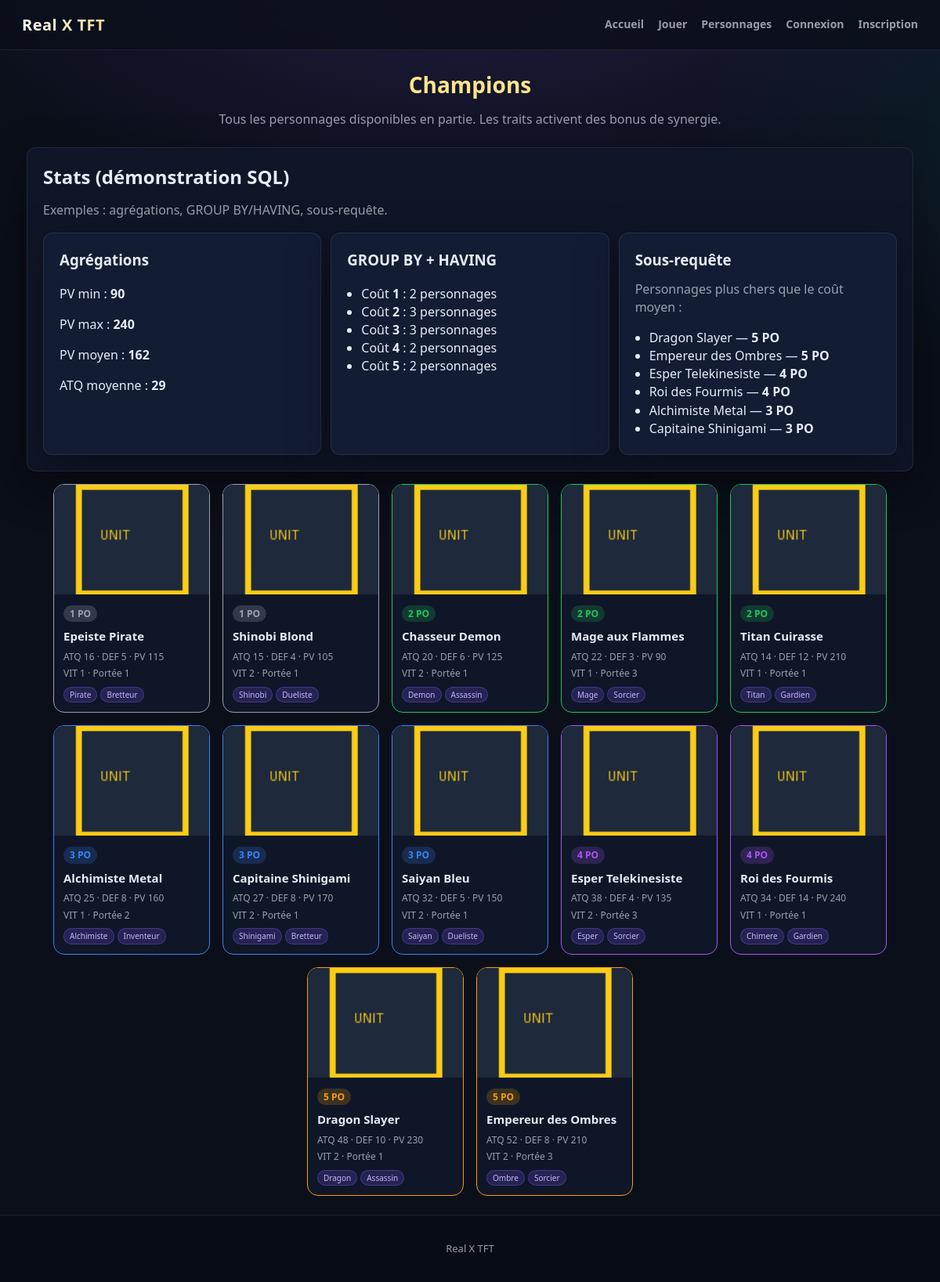
Screenshot of /personnages.php with the database file from the repository.
### tables this page shows
CREATE TABLE personnage (
    id INT AUTO_INCREMENT PRIMARY KEY,
    nom VARCHAR(80) NOT NULL,
    cout INT NOT NULL DEFAULT 1,
    attaque INT NOT NULL DEFAULT 10,
    defense INT NOT NULL DEFAULT 5,
    pv INT NOT NULL DEFAULT 100,
    vitesse INT NOT NULL DEFAULT 1,
    portee INT NOT NULL DEFAULT 1,
    origine VARCHAR(80) NOT NULL DEFAULT 'Libre',
    classe VARCHAR(80) NOT NULL DEFAULT 'Combattant',
    icone VARCHAR(255) DEFAULT 'default.png'
);

### personnages.php (the view, shortened to what this page needs)
<?php
include("includes/connexion.php");
include("includes/header.php");
$resultat = mysqli_query($connexion, "SELECT * FROM personnage ORDER BY cout ASC, nom ASC");
$resGroupHaving = mysqli_query(
    $connexion,
    "SELECT cout, COUNT(*) AS nb_personnages
     FROM personnage
     GROUP BY cout
     HAVING COUNT(*) >= 2
     ORDER BY cout"
);
$resAgg = mysqli_query(
    $connexion,
    "SELECT MIN(pv) AS pv_min, MAX(pv) AS pv_max, AVG(pv) AS pv_moyen, AVG(attaque) AS attaque_moyenne
     FROM personnage"
);
$agg = $resAgg ? mysqli_fetch_assoc($resAgg) : null;
$resSub = mysqli_query(
    $connexion,
    "SELECT id, nom, cout
     FROM personnage
     WHERE cout > (SELECT AVG(cout) FROM personnage)
     ORDER BY cout DESC, nom"
);
?>
<h1 class="page-title">Champions</h1>
<p style="text-align:center;color:var(--muted);margin:-12px 0 24px;">Tous les personnages disponibles en partie. Les traits activent des bonus de synergie.</p>
<section class="panel" style="margin-bottom:16px;">
    <h2 style="margin-top:0;">Stats (démonstration SQL)</h2>
    <p style="color:var(--muted);margin-top:-6px;">Exemples : agrégations, GROUP BY/HAVING, sous-requête.</p>
    <div style="display:grid;gap:12px;grid-template-columns:repeat(auto-fit,minmax(240px,1fr));">
        <div class="panel" style="background:var(--bg-panel-2);">
            <h3 style="margin-top:0;">Agrégations</h3>
            <?php if ($agg) { ?>
                <p>PV min : <b><?php echo (int)$agg['pv_min']; ?></b></p>
                <p>PV max : <b><?php echo (int)$agg['pv_max']; ?></b></p>
                <p>PV moyen : <b><?php echo (int)round((float)$agg['pv_moyen']); ?></b></p>
                <p>ATQ moyenne : <b><?php echo (int)round((float)$agg['attaque_moyenne']); ?></b></p>
            <?php } else { ?>
                <p class="error">Erreur requête agrégations.</p>
            <?php } ?>
        </div>
        <div class="panel" style="background:var(--bg-panel-2);">
            <h3 style="margin-top:0;">GROUP BY + HAVING</h3>
            <?php if ($resGroupHaving) { ?>
                <ul style="margin:0;padding-left:18px;">
                    <?php while ($r = mysqli_fetch_assoc($resGroupHaving)) { ?>
                        <li>Coût <b><?php echo (int)$r['cout']; ?></b> : <?php echo (int)$r['nb_personnages']; ?> personnages</li>
                    <?php } ?>
                </ul>
            <?php } else { ?>
                <p class="error">Erreur requête GROUP BY/HAVING.</p>
            <?php } ?>
        </div>
        <div class="panel" style="background:var(--bg-panel-2);">
            <h3 style="margin-top:0;">Sous-requête</h3>
            <p style="color:var(--muted);margin-top:-6px;">Personnages plus chers que le coût moyen :</p>
            <?php if ($resSub) { ?>
                <ul style="margin:0;padding-left:18px;max-height:140px;overflow:auto;">
                    <?php while ($r = mysqli_fetch_assoc($resSub)) { ?>
                        <li><?php echo htmlspecialchars($r['nom']); ?> — <b><?php echo (int)$r['cout']; ?> PO</b></li>
                    <?php } ?>
                </ul>
            <?php } else { ?>
                <p class="error">Erreur requête imbriquée.</p>
            <?php } ?>
        </div>
    </div>
</section>
<div class="cards">
<?php while ($p = mysqli_fetch_assoc($resultat)) { ?>
    <div class="champ-card cost-<?php echo (int)$p['cout']; ?>">
        <img src="uploads/<?php echo htmlspecialchars($p['icone']); ?>" alt="<?php echo htmlspecialchars($p['nom']); ?>">
        <div class="champ-body">
            <span class="champ-cost"><?php echo (int)$p['cout']; ?> PO</span>
            <h2><?php echo htmlspecialchars($p['nom']); ?></h2>
            <p>ATQ <?php echo (int)$p['attaque']; ?> · DEF <?php echo (int)$p['defense']; ?> · PV <?php echo (int)$p['pv']; ?></p>
            <p>VIT <?php echo (int)$p['vitesse']; ?> · Portée <?php echo (int)$p['portee']; ?></p>
            <div class="champ-traits">
                <span class="trait-tag"><?php echo htmlspecialchars($p['origine']); ?></span>
                <span class="trait-tag"><?php echo htmlspecialchars($p['classe']); ?></span>
            </div>
        </div>
    </div>
<?php } ?>
</div>
<?php include("includes/footer.php"); ?>

### includes/header.php (shortened to what this page needs)
<!DOCTYPE html>
<html lang="fr">
<head>
    <link rel="stylesheet" href="css/style.css">
</head>
<body>
<header class="topbar">
    <a class="logo" href="index.php">Real X TFT</a>
    <nav>
        <a href="index.php">Accueil</a>
        <a href="jeu.php">Jouer</a>
        <a href="personnages.php">Personnages</a>
        <?php if (isset($_SESSION['pseudo'])) { ?>
            <a href="logout.php">Déconnexion</a>
        <?php } else { ?>
            <a href="login.php">Connexion</a>
            <a href="inscription.php">Inscription</a>
        <?php } ?>
    </nav>
</header>
<main>

### includes/footer.php (shortened to what this page needs)
</main>
<footer class="footer">
    <p>Real X TFT</p>
</footer>
</body>
</html>

### css/style.css (style rules this page uses)
*, *::before, *::after { box-sizing: border-box; }
:root { --bg: #0b0f1a; --bg-panel: #0f1627; --bg-panel-2: #121c33; --border: rgba(148, 163, 184, 0.14); --text: #e6edf7; --muted: rgba(230, 237, 247, 0.64); --gold: #fbbf24; --gold-light: #fde68a; --hp: #ef4444; --xp: #60a5fa; --accent: #8b5cf6; --cost-1: #9ca3af; --cost-2: #22c55e; --cost-3: #3b82f6; --cost-4: #a855f7; --cost-5: #f59e0b; --board-green: #2d4a32; --board-green-2: #3a5c40; --radius: 12px; --font: "Segoe UI", system-ui, -apple-system, sans-serif; }
html { scroll-behavior: smooth; }
body { margin: 0; font-family: var(--font); background: radial-gradient(1200px 600px at 50% -80px, rgba(139, 92, 246, 0.18), transparent 60%), radial-gradient(1000px 600px at 120% 10%, rgba(34, 211, 238, 0.10), transparent 55%), var(--bg); color: var(--text); line-height: 1.45; min-height: 100vh; }
a { color: inherit; text-decoration: none; }
img { max-width: 100%; display: block; }
main { width: min(1180px, 100%); margin: 0 auto; padding: 24px; min-height: calc(100vh - 120px); }
.topbar { display: flex; align-items: center; justify-content: space-between; gap: 16px; padding: 0 28px; height: 64px; background: rgba(11, 15, 26, 0.78); border-bottom: 1px solid rgba(148, 163, 184, 0.12); position: sticky; top: 0; z-index: 100; backdrop-filter: blur(10px); }
.logo { font-weight: 800; font-size: 20px; letter-spacing: 0.5px; background: linear-gradient(135deg, #ffffff 10%, rgba(253, 230, 138, 0.95)); -webkit-background-clip: text; -webkit-text-fill-color: transparent; background-clip: text; }
nav { display: flex; flex-wrap: wrap; gap: 18px; }
nav a { color: var(--muted); font-size: 14px; font-weight: 650; transition: color 0.15s, opacity 0.15s; }
.footer { text-align: center; padding: 20px; color: var(--muted); background: #080c16; border-top: 1px solid var(--border); font-size: 13px; }
.panel { background: var(--bg-panel); border: 1px solid var(--border); border-radius: var(--radius); padding: 20px; box-shadow: 0 18px 55px rgba(0, 0, 0, 0.35); }
.page-title { text-align: center; color: var(--gold-light); font-size: 28px; margin: 0 0 24px; }
.cards { display: flex; flex-wrap: wrap; gap: 16px; justify-content: center; }
.champ-card { width: 200px; background: var(--bg-panel); border: 1px solid rgba(148, 163, 184, 0.18); border-radius: 14px; overflow: hidden; transition: transform 0.18s, box-shadow 0.18s; }
.champ-card img { width: 100%; height: 140px; object-fit: cover; background: #0d1220; }
.champ-card .champ-body { padding: 12px; }
.champ-card h2 { margin: 0 0 6px; font-size: 15px; color: var(--text); }
.champ-card .champ-cost { display: inline-block; padding: 2px 8px; border-radius: 999px; font-size: 12px; font-weight: 700; margin-bottom: 8px; }
.champ-card p { margin: 4px 0; font-size: 12px; color: var(--muted); }
.champ-traits { display: flex; flex-wrap: wrap; gap: 4px; margin-top: 8px; }
.trait-tag { font-size: 10px; padding: 2px 7px; border-radius: 999px; background: rgba(124, 92, 255, 0.2); border: 1px solid rgba(124, 92, 255, 0.35); color: #c4b5fd; }
.cost-1 { border-color: var(--cost-1); }
.cost-1 .champ-cost { background: rgba(156, 163, 175, 0.25); color: var(--cost-1); }
.cost-2 { border-color: var(--cost-2); }
.cost-2 .champ-cost { background: rgba(34, 197, 94, 0.2); color: var(--cost-2); }
.cost-3 { border-color: var(--cost-3); }
.cost-3 .champ-cost { background: rgba(59, 130, 246, 0.2); color: var(--cost-3); }
.cost-4 { border-color: var(--cost-4); }
.cost-4 .champ-cost { background: rgba(168, 85, 247, 0.2); color: var(--cost-4); }
.cost-5 { border-color: var(--cost-5); }
.cost-5 .champ-cost { background: rgba(245, 158, 11, 0.2); color: var(--cost-5); }

### rows the page displays
personnage: nom "Dragon Slayer", cout "5", icone (placeholder picture), attaque "48", defense "10", pv "230", vitesse "2", portee "1", origine "Dragon", classe "Assassin"
personnage: nom "Empereur des Ombres", cout "5", icone (placeholder picture), attaque "52", defense "8", pv "210", vitesse "2", portee "3", origine "Ombre", classe "Sorcier"
personnage: nom "Esper Telekinesiste", cout "4", icone (placeholder picture), attaque "38", defense "4", pv "135", vitesse "2", portee "3", origine "Esper", classe "Sorcier"
personnage: nom "Roi des Fourmis", cout "4", icone (placeholder picture), attaque "34", defense "14", pv "240", vitesse "1", portee "1", origine "Chimere", classe "Gardien"
personnage: nom "Alchimiste Metal", cout "3", icone (placeholder picture), attaque "25", defense "8", pv "160", vitesse "1", portee "2", origine "Alchimiste", classe "Inventeur"
personnage: nom "Capitaine Shinigami", cout "3", icone (placeholder picture), attaque "27", defense "8", pv "170", vitesse "2", portee "1", origine "Shinigami", classe "Bretteur"
personnage: icone (placeholder picture), cout "1", nom "Epeiste Pirate", attaque "16", defense "5", pv "115", vitesse "1", portee "1", origine "Pirate", classe "Bretteur"
personnage: icone (placeholder picture), cout "1", nom "Shinobi Blond", attaque "15", defense "4", pv "105", vitesse "2", portee "1", origine "Shinobi", classe "Dueliste"
personnage: icone (placeholder picture), cout "2", nom "Chasseur Demon", attaque "20", defense "6", pv "125", vitesse "2", portee "1", origine "Demon", classe "Assassin"
personnage: icone (placeholder picture), cout "2", nom "Mage aux Flammes", attaque "22", defense "3", pv "90", vitesse "1", portee "3", origine "Mage", classe "Sorcier"
personnage: icone (placeholder picture), cout "2", nom "Titan Cuirasse", attaque "14", defense "12", pv "210", vitesse "1", portee "1", origine "Titan", classe "Gardien"
personnage: icone (placeholder picture), cout "3", nom "Saiyan Bleu", attaque "32", defense "5", pv "150", vitesse "2", portee "1", origine "Saiyan", classe "Dueliste"

### other values shown
$agg['pv_min'] "90"
$agg['pv_max'] "240"
$agg['pv_moyen'] "162"
$agg['attaque_moyenne'] "29"
$r['cout'] "1"
$r['nb_personnages'] "2"
$r['cout'] "2"
$r['nb_personnages'] "3"
$r['cout'] "3"
$r['cout'] "4"
$r['cout'] "5"
